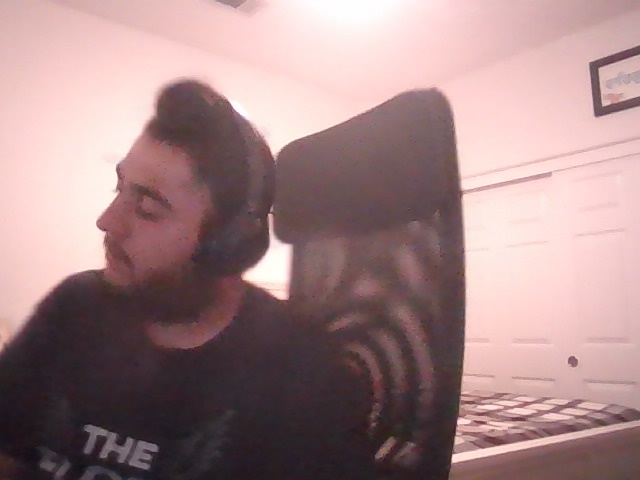
#> input picture drift_logs/drift_20250830_232227_d30.41.jpg, 640 x 480 px
$ python -i blurDetect.py   (imports and definitions only)   (older library calls are emulated)
#> lines starting #> are read from the running program, lines starting #| are printed output that depends on the picture
#> further down, picture is the input picture: shape (480, 640, 3); mean B, G, R 134.3, 133.5, 162.7
import cv2
import numpy as np

class BlurDetector:
    def __init__(self,
                 blur_thresh=30,
                 brightness_thresh=60,
                 contrast_thresh=20,
                 edge_thresh=0.05,
                 min_area=500):
        self.blur_thresh = blur_thresh
        self.brightness_thresh = brightness_thresh
        self.contrast_thresh = contrast_thresh
        self.edge_thresh = edge_thresh
        self.min_area = min_area

    def analyze_region(self, gray, region_mask):
        region = gray[region_mask]
        if region.size == 0:
            return None, None

        lap_var = cv2.Laplacian(region, cv2.CV_64F).var()
        brightness = np.mean(region)
        contrast = np.std(region)

        edges = cv2.Canny(region, 50, 150)
        edge_density = np.sum(edges > 0) / (region.size + 1e-5)

        cause = None
        if lap_var < self.blur_thresh:
            if brightness < self.brightness_thresh:
                cause = "low_light"
            elif contrast < self.contrast_thresh:
                cause = "low_contrast"
            elif edge_density < self.edge_thresh:
                cause = "low_edges"

        return lap_var, cause

    def detect_blindspots(self, frame):
        gray = cv2.cvtColor(frame, cv2.COLOR_BGR2GRAY)
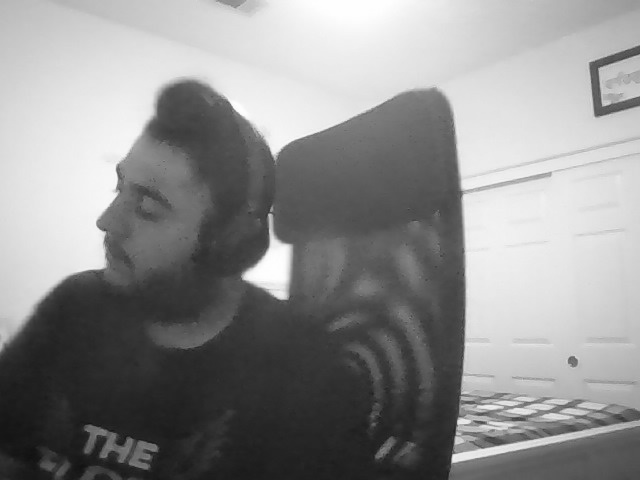
#> gray: shape (480, 640); min 16, max 255, mean 142.4
        h, w = gray.shape
#> h = 480; w = 640

        # Define a grid of patches (e.g. 8x6)
        boxes = []
        step_x = w // 8
#> step_x = 80
        step_y = h // 6
#> step_y = 80

        for y in range(0, h, step_y):
            for x in range(0, w, step_x):
                x_end = min(x + step_x, w)
                y_end = min(y + step_y, h)

                patch = gray[y:y_end, x:x_end]
                mask = np.s_[y:y_end, x:x_end]

                lap_var, cause = self.analyze_region(gray, mask)

                if cause:
                    box = {
                        "bbox": (x, y, x_end, y_end),
                        "cause": cause,
                        "lap_var": lap_var
                    }
                    boxes.append(box)
#> this loop made 6 passes
#> pass 1, in analyze_region, `region = gray[region_mask]`:
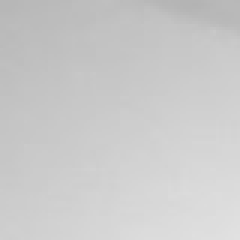
#> region: shape (80, 80) (shown 3 times larger); min 179, max 225, mean 202.6
#> pass 1, in analyze_region (call 3), `region = gray[region_mask]`:
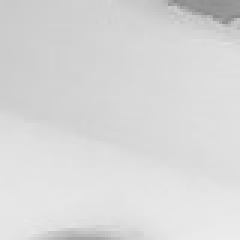
#> region: shape (80, 80) (shown 3 times larger); min 135, max 235, mean 216.4
#> after the loop, boxes = 21 items

        return boxes

>>> import cv2
>>> picture = cv2.imread('drift_logs/drift_20250830_232227_d30.41.jpg')
>>> result = BlurDetector().detect_blindspots(picture)
#> result = 21 items

$ run again, on drift_logs/drift_20250830_232232_d29.69.jpg
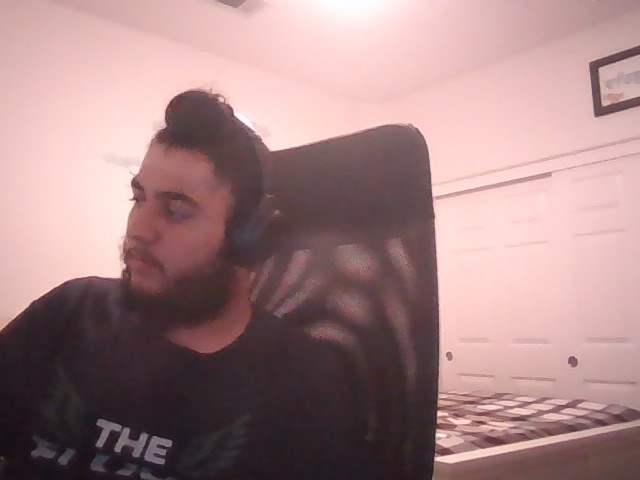
#> input picture drift_logs/drift_20250830_232232_d29.69.jpg, 640 x 480 px
#> picture is the input picture: shape (480, 640, 3); mean B, G, R 132.6, 131.8, 164.1
#> in detect_blindspots, `gray = cv2.cvtColor(frame, cv2.COLOR_BGR2GRAY)`:
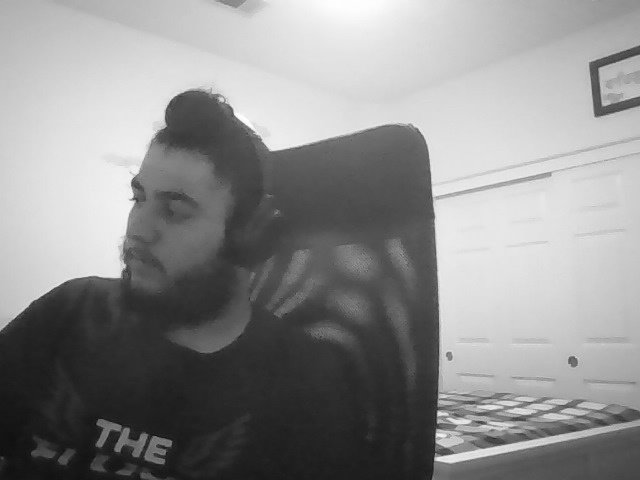
#> gray: shape (480, 640); min 15, max 254, mean 141.6
#> the loop in detect_blindspots, `for y in range(0, h, step_y):` made 6 passes
#> pass 1, in analyze_region (call 3), `region = gray[region_mask]`:
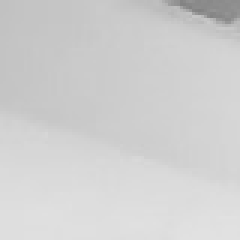
#> region: shape (80, 80) (shown 3 times larger); min 130, max 225, mean 208
#> after the loop in detect_blindspots, `for y in range(0, h, step_y):`: boxes = 19 items

$ run again, on drift_logs/drift_20250831_001316_d36.60.jpg
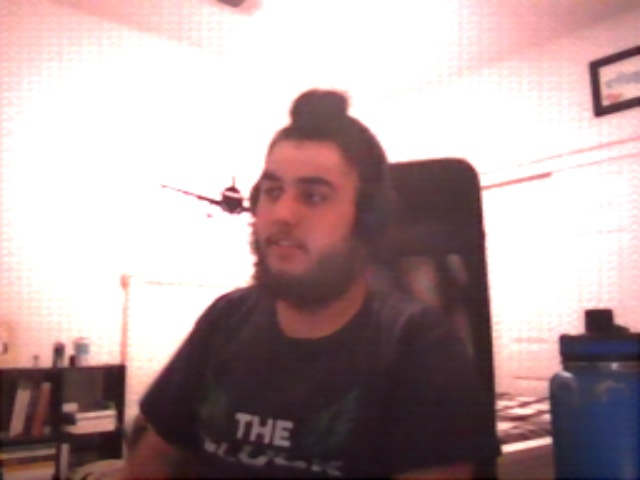
#> input picture drift_logs/drift_20250831_001316_d36.60.jpg, 640 x 480 px
#> picture is the input picture: shape (480, 640, 3); mean B, G, R 159.8, 158.4, 178.4
#> the loop in detect_blindspots, `for y in range(0, h, step_y):` made 6 passes
#> pass 1, in analyze_region (call 2), `region = gray[region_mask]`:
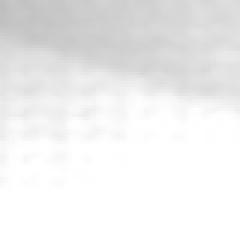
#> region: shape (80, 80) (shown 3 times larger); min 190, max 255, mean 238.1
#> pass 1, in analyze_region (call 3), `region = gray[region_mask]`:
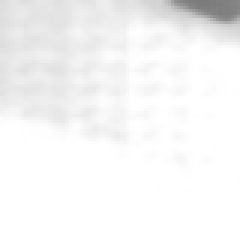
#> region: shape (80, 80) (shown 3 times larger); min 123, max 255, mean 245.1
#> after the loop in detect_blindspots, `for y in range(0, h, step_y):`: boxes = 31 items
